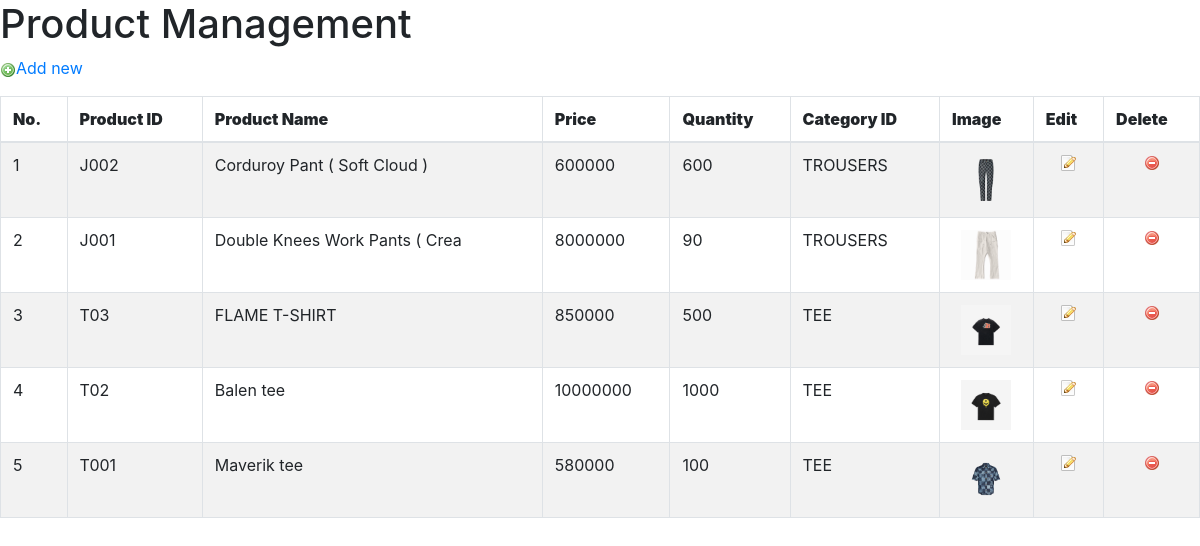
Screenshot of /Product_Management.php with the database file from the repository.
### tables this page shows
CREATE TABLE `product` (
  `Product_ID` varchar(10) NOT NULL,
  `Product_Name` varchar(30) NOT NULL,
  `Price` bigint(20) NOT NULL,
  `oldPrice` decimal(12,2) NOT NULL,
  `SmallDesc` varchar(1000) NOT NULL,
  `DetailDesc` text NOT NULL,
  `ProDate` datetime NOT NULL,
  `Pro_qty` int(11) NOT NULL,
  `Pro_image` varchar(200) NOT NULL,
  `Cat_ID` varchar(10) NOT NULL
);

CREATE TABLE `category` (
  `Cat_ID` varchar(10) NOT NULL,
  `Cat_Name` varchar(30) NOT NULL,
  `Cat_Des` varchar(1000) DEFAULT NULL
);

### Product_Management.php (the view, shortened to what this page needs)
   <link rel="stylesheet" href="css/bootstrap.min.css">
       <form name="frm" method="post" action="">
       <h1>Product Management</h1>
       <p>
       	<img src="images/add.png" alt="Thêm mới" width="16" height="16" border="0" /><a href="?page=add_product">Add new</a>
       </p>
       <table id="tableproduct" class="table table-striped table-bordered" cellspacing="0" width="100%">
           <thead>
               <tr>
                   <th><strong>No.</strong></th>
                   <th><strong>Product ID</strong></th>
                   <th><strong>Product Name</strong></th>
                   <th><strong>Price</strong></th>
                   <th><strong>Quantity</strong></th>
                   <th><strong>Category ID</strong></th>
                   <th><strong>Image</strong></th>
                   <th><strong>Edit</strong></th>
                   <th><strong>Delete</strong></th>
               </tr>
            </thead>
		<tbody>
           <?php
           include_once("connection.php");
           ?>
           <?php
		$No=1;
           $result=mysqli_query($conn,"Select Product_ID, Product_Name, Price, Pro_qty,Pro_image,Cat_Name from product a, category b
           where a.Cat_ID=b.Cat_ID Order by ProDate DESC");
           while($row=mysqli_fetch_array($result,MYSQLI_ASSOC)){
		?>
		<tr>
             <td ><?php echo $No; ?></td>
             <td ><?php echo $row["Product_ID"];  ?></td>
             <td><?php echo $row["Product_Name"];  ?></td>
             <td><?php echo $row["Price"];   ?></td>
             <td ><?php echo $row["Pro_qty"]; ?></td>
             <td><?php echo $row["Cat_Name"]; ?></td>
            <td align='center' class='cotNutChucNang'>
                <img src='images/<?php echo $row['Pro_image'] ?>' border='0' width="50" height="50"  /></td>
            <td align='center' class='cotNutChucNang'><a href="?page=update_product&&id=<?php echo $row["Product_ID"];?>"><img src='images/edit.png' border='0'/></a></td>
            <td align='center' class='cotNutChucNang'><a href="?page=product_management&&function=del&&id=<?php echo $row["Product_ID"];?>"onclick="return deleteConfirm()"><img src='images/delete.png' border='0' /></a></td>
           </tr>
           <?php
              $No++;
           }
		?>
		</tbody>
       </table>
</form>

### rows the page displays
product: Product_ID "J002", Product_Name "Corduroy Pant ( Soft Cloud )", Price "600000", Pro_qty "600", Cat_ID.Cat_Name "TROUSERS", Pro_image (picture)
product: Product_ID "J001", Product_Name "Double Knees Work Pants ( Crea", Price "8000000", Pro_qty "90", Cat_ID.Cat_Name "TROUSERS", Pro_image (picture)
product: Product_ID "T03", Product_Name "FLAME T-SHIRT", Price "850000", Pro_qty "500", Cat_ID.Cat_Name "TEE", Pro_image (picture)
product: Product_ID "T02", Product_Name "Balen tee", Price "10000000", Pro_qty "1000", Cat_ID.Cat_Name "TEE", Pro_image (picture)
product: Product_ID "T001", Product_Name "Maverik tee", Price "580000", Pro_qty "100", Cat_ID.Cat_Name "TEE", Pro_image (picture)
